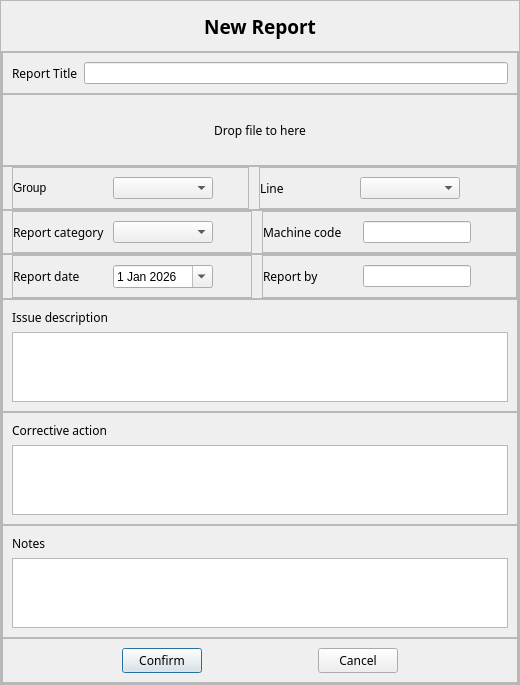
<?xml version="1.0" encoding="UTF-8"?>
<ui version="4.0">
 <class>Dialog</class>
 <widget class="QDialog" name="Dialog">
  <property name="geometry">
   <rect>
    <x>0</x>
    <y>0</y>
    <width>520</width>
    <height>665</height>
   </rect>
  </property>
  <property name="windowTitle">
   <string>Dialog</string>
  </property>
  <layout class="QHBoxLayout" name="horizontalLayout">
   <property name="spacing">
    <number>0</number>
   </property>
   <property name="leftMargin">
    <number>0</number>
   </property>
   <property name="topMargin">
    <number>0</number>
   </property>
   <property name="rightMargin">
    <number>0</number>
   </property>
   <property name="bottomMargin">
    <number>0</number>
   </property>
   <item>
    <widget class="QFrame" name="frame">
     <property name="frameShape">
      <enum>QFrame::StyledPanel</enum>
     </property>
     <property name="frameShadow">
      <enum>QFrame::Raised</enum>
     </property>
     <layout class="QVBoxLayout" name="verticalLayout">
      <property name="spacing">
       <number>0</number>
      </property>
      <property name="leftMargin">
       <number>0</number>
      </property>
      <property name="topMargin">
       <number>0</number>
      </property>
      <property name="rightMargin">
       <number>0</number>
      </property>
      <property name="bottomMargin">
       <number>0</number>
      </property>
      <item>
       <widget class="QLabel" name="label">
        <property name="sizePolicy">
         <sizepolicy hsizetype="Preferred" vsizetype="Minimum">
          <horstretch>0</horstretch>
          <verstretch>0</verstretch>
         </sizepolicy>
        </property>
        <property name="minimumSize">
         <size>
          <width>0</width>
          <height>50</height>
         </size>
        </property>
        <property name="maximumSize">
         <size>
          <width>16777215</width>
          <height>50</height>
         </size>
        </property>
        <property name="font">
         <font>
          <family>Rockwell</family>
          <pointsize>14</pointsize>
          <weight>75</weight>
          <bold>true</bold>
         </font>
        </property>
        <property name="text">
         <string>New Report</string>
        </property>
        <property name="alignment">
         <set>Qt::AlignCenter</set>
        </property>
       </widget>
      </item>
      <item>
       <widget class="QFrame" name="frame_2">
        <property name="acceptDrops">
         <bool>true</bool>
        </property>
        <property name="frameShape">
         <enum>QFrame::StyledPanel</enum>
        </property>
        <property name="frameShadow">
         <enum>QFrame::Raised</enum>
        </property>
        <layout class="QVBoxLayout" name="verticalLayout_2">
         <property name="spacing">
          <number>0</number>
         </property>
         <property name="leftMargin">
          <number>0</number>
         </property>
         <property name="topMargin">
          <number>0</number>
         </property>
         <property name="rightMargin">
          <number>0</number>
         </property>
         <property name="bottomMargin">
          <number>0</number>
         </property>
         <item>
          <widget class="QFrame" name="frame_3">
           <property name="frameShape">
            <enum>QFrame::StyledPanel</enum>
           </property>
           <property name="frameShadow">
            <enum>QFrame::Raised</enum>
           </property>
           <layout class="QHBoxLayout" name="horizontalLayout_2">
            <item>
             <widget class="QLabel" name="label_2">
              <property name="font">
               <font>
                <family>Rockwell</family>
               </font>
              </property>
              <property name="text">
               <string>Report Title</string>
              </property>
             </widget>
            </item>
            <item>
             <widget class="QLineEdit" name="report_title_lnedit">
              <property name="font">
               <font>
                <family>Segoe UI</family>
               </font>
              </property>
             </widget>
            </item>
           </layout>
          </widget>
         </item>
         <item>
          <widget class="QFrame" name="frame_4">
           <property name="frameShape">
            <enum>QFrame::StyledPanel</enum>
           </property>
           <property name="frameShadow">
            <enum>QFrame::Raised</enum>
           </property>
           <layout class="QHBoxLayout" name="horizontalLayout_13">
            <property name="spacing">
             <number>0</number>
            </property>
            <property name="leftMargin">
             <number>0</number>
            </property>
            <property name="topMargin">
             <number>0</number>
            </property>
            <property name="rightMargin">
             <number>0</number>
            </property>
            <property name="bottomMargin">
             <number>0</number>
            </property>
            <item>
             <widget class="QToolButton" name="drop_file_area_toolbtn">
              <property name="sizePolicy">
               <sizepolicy hsizetype="Expanding" vsizetype="Expanding">
                <horstretch>0</horstretch>
                <verstretch>0</verstretch>
               </sizepolicy>
              </property>
              <property name="minimumSize">
               <size>
                <width>0</width>
                <height>70</height>
               </size>
              </property>
              <property name="font">
               <font>
                <family>Rockwell</family>
               </font>
              </property>
              <property name="text">
               <string>Drop file to here</string>
              </property>
              <property name="toolButtonStyle">
               <enum>Qt::ToolButtonTextUnderIcon</enum>
              </property>
              <property name="autoRaise">
               <bool>true</bool>
              </property>
              <property name="arrowType">
               <enum>Qt::NoArrow</enum>
              </property>
             </widget>
            </item>
           </layout>
          </widget>
         </item>
         <item>
          <widget class="QFrame" name="frame_15">
           <property name="frameShape">
            <enum>QFrame::StyledPanel</enum>
           </property>
           <property name="frameShadow">
            <enum>QFrame::Raised</enum>
           </property>
           <layout class="QHBoxLayout" name="horizontalLayout_10">
            <property name="spacing">
             <number>10</number>
            </property>
            <property name="leftMargin">
             <number>9</number>
            </property>
            <property name="topMargin">
             <number>0</number>
            </property>
            <property name="rightMargin">
             <number>0</number>
            </property>
            <property name="bottomMargin">
             <number>0</number>
            </property>
            <item>
             <widget class="QFrame" name="frame_7">
              <property name="maximumSize">
               <size>
                <width>240</width>
                <height>16777215</height>
               </size>
              </property>
              <property name="frameShape">
               <enum>QFrame::StyledPanel</enum>
              </property>
              <property name="frameShadow">
               <enum>QFrame::Raised</enum>
              </property>
              <layout class="QHBoxLayout" name="horizontalLayout_4">
               <property name="spacing">
                <number>0</number>
               </property>
               <property name="leftMargin">
                <number>0</number>
               </property>
               <property name="topMargin">
                <number>9</number>
               </property>
               <property name="rightMargin">
                <number>0</number>
               </property>
               <property name="bottomMargin">
                <number>9</number>
               </property>
               <item>
                <widget class="QLabel" name="label_6">
                 <property name="minimumSize">
                  <size>
                   <width>100</width>
                   <height>0</height>
                  </size>
                 </property>
                 <property name="text">
                  <string>Group</string>
                 </property>
                </widget>
               </item>
               <item>
                <widget class="QComboBox" name="group_cbb">
                 <property name="minimumSize">
                  <size>
                   <width>100</width>
                   <height>0</height>
                  </size>
                 </property>
                 <property name="font">
                  <font>
                   <family>Segoe UI</family>
                  </font>
                 </property>
                </widget>
               </item>
               <item>
                <spacer name="horizontalSpacer_4">
                 <property name="orientation">
                  <enum>Qt::Horizontal</enum>
                 </property>
                 <property name="sizeType">
                  <enum>QSizePolicy::Maximum</enum>
                 </property>
                 <property name="sizeHint" stdset="0">
                  <size>
                   <width>35</width>
                   <height>20</height>
                  </size>
                 </property>
                </spacer>
               </item>
              </layout>
             </widget>
            </item>
            <item>
             <widget class="QFrame" name="frame_8">
              <property name="frameShape">
               <enum>QFrame::StyledPanel</enum>
              </property>
              <property name="frameShadow">
               <enum>QFrame::Raised</enum>
              </property>
              <layout class="QHBoxLayout" name="horizontalLayout_5">
               <property name="spacing">
                <number>0</number>
               </property>
               <property name="leftMargin">
                <number>0</number>
               </property>
               <property name="topMargin">
                <number>9</number>
               </property>
               <property name="rightMargin">
                <number>0</number>
               </property>
               <property name="bottomMargin">
                <number>9</number>
               </property>
               <item>
                <widget class="QLabel" name="label_7">
                 <property name="minimumSize">
                  <size>
                   <width>100</width>
                   <height>0</height>
                  </size>
                 </property>
                 <property name="font">
                  <font>
                   <family>Rockwell</family>
                  </font>
                 </property>
                 <property name="text">
                  <string>Line</string>
                 </property>
                </widget>
               </item>
               <item>
                <widget class="QComboBox" name="line_cbb">
                 <property name="minimumSize">
                  <size>
                   <width>100</width>
                   <height>0</height>
                  </size>
                 </property>
                 <property name="font">
                  <font>
                   <family>Segoe UI</family>
                  </font>
                 </property>
                </widget>
               </item>
               <item>
                <spacer name="horizontalSpacer_5">
                 <property name="orientation">
                  <enum>Qt::Horizontal</enum>
                 </property>
                 <property name="sizeHint" stdset="0">
                  <size>
                   <width>40</width>
                   <height>20</height>
                  </size>
                 </property>
                </spacer>
               </item>
              </layout>
             </widget>
            </item>
           </layout>
          </widget>
         </item>
         <item>
          <widget class="QFrame" name="frame_16">
           <property name="frameShape">
            <enum>QFrame::StyledPanel</enum>
           </property>
           <property name="frameShadow">
            <enum>QFrame::Raised</enum>
           </property>
           <layout class="QHBoxLayout" name="horizontalLayout_11">
            <property name="spacing">
             <number>10</number>
            </property>
            <property name="leftMargin">
             <number>9</number>
            </property>
            <property name="topMargin">
             <number>0</number>
            </property>
            <property name="rightMargin">
             <number>0</number>
            </property>
            <property name="bottomMargin">
             <number>0</number>
            </property>
            <item>
             <widget class="QFrame" name="frame_9">
              <property name="minimumSize">
               <size>
                <width>240</width>
                <height>0</height>
               </size>
              </property>
              <property name="maximumSize">
               <size>
                <width>240</width>
                <height>16777215</height>
               </size>
              </property>
              <property name="frameShape">
               <enum>QFrame::StyledPanel</enum>
              </property>
              <property name="frameShadow">
               <enum>QFrame::Raised</enum>
              </property>
              <layout class="QHBoxLayout" name="horizontalLayout_7">
               <property name="spacing">
                <number>0</number>
               </property>
               <property name="leftMargin">
                <number>0</number>
               </property>
               <property name="rightMargin">
                <number>0</number>
               </property>
               <item>
                <widget class="QLabel" name="label_8">
                 <property name="minimumSize">
                  <size>
                   <width>100</width>
                   <height>0</height>
                  </size>
                 </property>
                 <property name="font">
                  <font>
                   <family>Rockwell</family>
                  </font>
                 </property>
                 <property name="text">
                  <string>Report category</string>
                 </property>
                </widget>
               </item>
               <item>
                <widget class="QComboBox" name="report_type_cbb">
                 <property name="minimumSize">
                  <size>
                   <width>100</width>
                   <height>0</height>
                  </size>
                 </property>
                 <property name="font">
                  <font>
                   <family>Segoe UI</family>
                  </font>
                 </property>
                </widget>
               </item>
               <item>
                <spacer name="horizontalSpacer_7">
                 <property name="orientation">
                  <enum>Qt::Horizontal</enum>
                 </property>
                 <property name="sizeHint" stdset="0">
                  <size>
                   <width>40</width>
                   <height>20</height>
                  </size>
                 </property>
                </spacer>
               </item>
              </layout>
             </widget>
            </item>
            <item>
             <widget class="QFrame" name="frame_6">
              <property name="frameShape">
               <enum>QFrame::StyledPanel</enum>
              </property>
              <property name="frameShadow">
               <enum>QFrame::Raised</enum>
              </property>
              <layout class="QHBoxLayout" name="horizontalLayout_6">
               <property name="spacing">
                <number>0</number>
               </property>
               <property name="leftMargin">
                <number>0</number>
               </property>
               <property name="rightMargin">
                <number>0</number>
               </property>
               <item>
                <widget class="QLabel" name="label_5">
                 <property name="minimumSize">
                  <size>
                   <width>100</width>
                   <height>0</height>
                  </size>
                 </property>
                 <property name="font">
                  <font>
                   <family>Rockwell</family>
                  </font>
                 </property>
                 <property name="text">
                  <string>Machine code</string>
                 </property>
                </widget>
               </item>
               <item>
                <widget class="QLineEdit" name="machine_code">
                 <property name="font">
                  <font>
                   <family>Segoe UI</family>
                  </font>
                 </property>
                </widget>
               </item>
               <item>
                <spacer name="horizontalSpacer_6">
                 <property name="orientation">
                  <enum>Qt::Horizontal</enum>
                 </property>
                 <property name="sizeHint" stdset="0">
                  <size>
                   <width>40</width>
                   <height>20</height>
                  </size>
                 </property>
                </spacer>
               </item>
              </layout>
             </widget>
            </item>
           </layout>
          </widget>
         </item>
         <item>
          <widget class="QFrame" name="frame_17">
           <property name="frameShape">
            <enum>QFrame::StyledPanel</enum>
           </property>
           <property name="frameShadow">
            <enum>QFrame::Raised</enum>
           </property>
           <layout class="QHBoxLayout" name="horizontalLayout_12">
            <property name="spacing">
             <number>10</number>
            </property>
            <property name="leftMargin">
             <number>9</number>
            </property>
            <property name="topMargin">
             <number>0</number>
            </property>
            <property name="rightMargin">
             <number>0</number>
            </property>
            <property name="bottomMargin">
             <number>0</number>
            </property>
            <item>
             <widget class="QFrame" name="frame_5">
              <property name="minimumSize">
               <size>
                <width>240</width>
                <height>0</height>
               </size>
              </property>
              <property name="maximumSize">
               <size>
                <width>240</width>
                <height>16777215</height>
               </size>
              </property>
              <property name="frameShape">
               <enum>QFrame::StyledPanel</enum>
              </property>
              <property name="frameShadow">
               <enum>QFrame::Raised</enum>
              </property>
              <layout class="QHBoxLayout" name="horizontalLayout_8">
               <property name="spacing">
                <number>0</number>
               </property>
               <property name="leftMargin">
                <number>0</number>
               </property>
               <property name="rightMargin">
                <number>0</number>
               </property>
               <item>
                <widget class="QLabel" name="label_4">
                 <property name="minimumSize">
                  <size>
                   <width>100</width>
                   <height>0</height>
                  </size>
                 </property>
                 <property name="font">
                  <font>
                   <family>Rockwell</family>
                  </font>
                 </property>
                 <property name="text">
                  <string>Report date</string>
                 </property>
                </widget>
               </item>
               <item>
                <widget class="QDateEdit" name="dateEdit">
                 <property name="minimumSize">
                  <size>
                   <width>100</width>
                   <height>0</height>
                  </size>
                 </property>
                 <property name="font">
                  <font>
                   <family>Segoe UI</family>
                  </font>
                 </property>
                 <property name="calendarPopup">
                  <bool>true</bool>
                 </property>
                 <property name="date">
                  <date>
                   <year>2026</year>
                   <month>1</month>
                   <day>1</day>
                  </date>
                 </property>
                </widget>
               </item>
               <item>
                <spacer name="horizontalSpacer_8">
                 <property name="orientation">
                  <enum>Qt::Horizontal</enum>
                 </property>
                 <property name="sizeHint" stdset="0">
                  <size>
                   <width>40</width>
                   <height>20</height>
                  </size>
                 </property>
                </spacer>
               </item>
              </layout>
             </widget>
            </item>
            <item>
             <widget class="QFrame" name="frame_12">
              <property name="frameShape">
               <enum>QFrame::StyledPanel</enum>
              </property>
              <property name="frameShadow">
               <enum>QFrame::Raised</enum>
              </property>
              <layout class="QHBoxLayout" name="horizontalLayout_3">
               <property name="spacing">
                <number>0</number>
               </property>
               <property name="leftMargin">
                <number>0</number>
               </property>
               <property name="rightMargin">
                <number>0</number>
               </property>
               <property name="bottomMargin">
                <number>9</number>
               </property>
               <item>
                <widget class="QLabel" name="label_11">
                 <property name="minimumSize">
                  <size>
                   <width>100</width>
                   <height>0</height>
                  </size>
                 </property>
                 <property name="font">
                  <font>
                   <family>Rockwell</family>
                  </font>
                 </property>
                 <property name="text">
                  <string>Report by</string>
                 </property>
                </widget>
               </item>
               <item>
                <widget class="QLineEdit" name="lineEdit_2">
                 <property name="font">
                  <font>
                   <family>Segoe UI</family>
                  </font>
                 </property>
                </widget>
               </item>
               <item>
                <spacer name="horizontalSpacer_9">
                 <property name="orientation">
                  <enum>Qt::Horizontal</enum>
                 </property>
                 <property name="sizeHint" stdset="0">
                  <size>
                   <width>40</width>
                   <height>20</height>
                  </size>
                 </property>
                </spacer>
               </item>
              </layout>
             </widget>
            </item>
           </layout>
          </widget>
         </item>
         <item>
          <widget class="QFrame" name="frame_10">
           <property name="frameShape">
            <enum>QFrame::StyledPanel</enum>
           </property>
           <property name="frameShadow">
            <enum>QFrame::Raised</enum>
           </property>
           <layout class="QVBoxLayout" name="verticalLayout_4">
            <item>
             <widget class="QLabel" name="label_9">
              <property name="font">
               <font>
                <family>Rockwell</family>
               </font>
              </property>
              <property name="text">
               <string>Issue description</string>
              </property>
             </widget>
            </item>
            <item>
             <widget class="QTextEdit" name="textEdit_2">
              <property name="sizePolicy">
               <sizepolicy hsizetype="Preferred" vsizetype="Preferred">
                <horstretch>0</horstretch>
                <verstretch>0</verstretch>
               </sizepolicy>
              </property>
              <property name="font">
               <font>
                <family>Segoe UI</family>
               </font>
              </property>
             </widget>
            </item>
           </layout>
          </widget>
         </item>
         <item>
          <widget class="QFrame" name="frame_11">
           <property name="frameShape">
            <enum>QFrame::StyledPanel</enum>
           </property>
           <property name="frameShadow">
            <enum>QFrame::Raised</enum>
           </property>
           <layout class="QVBoxLayout" name="verticalLayout_5">
            <item>
             <widget class="QLabel" name="label_10">
              <property name="font">
               <font>
                <family>Rockwell</family>
               </font>
              </property>
              <property name="text">
               <string>Corrective action</string>
              </property>
             </widget>
            </item>
            <item>
             <widget class="QTextEdit" name="textEdit_3">
              <property name="sizePolicy">
               <sizepolicy hsizetype="Preferred" vsizetype="Preferred">
                <horstretch>0</horstretch>
                <verstretch>0</verstretch>
               </sizepolicy>
              </property>
              <property name="font">
               <font>
                <family>Segoe UI</family>
               </font>
              </property>
             </widget>
            </item>
           </layout>
          </widget>
         </item>
         <item>
          <widget class="QFrame" name="frame_13">
           <property name="frameShape">
            <enum>QFrame::StyledPanel</enum>
           </property>
           <property name="frameShadow">
            <enum>QFrame::Raised</enum>
           </property>
           <layout class="QVBoxLayout" name="verticalLayout_6">
            <item>
             <widget class="QLabel" name="label_12">
              <property name="font">
               <font>
                <family>Rockwell</family>
               </font>
              </property>
              <property name="text">
               <string>Notes</string>
              </property>
             </widget>
            </item>
            <item>
             <widget class="QTextEdit" name="textEdit_4">
              <property name="sizePolicy">
               <sizepolicy hsizetype="Preferred" vsizetype="Preferred">
                <horstretch>0</horstretch>
                <verstretch>0</verstretch>
               </sizepolicy>
              </property>
              <property name="font">
               <font>
                <family>Segoe UI</family>
               </font>
              </property>
             </widget>
            </item>
           </layout>
          </widget>
         </item>
         <item>
          <widget class="QFrame" name="frame_14">
           <property name="frameShape">
            <enum>QFrame::StyledPanel</enum>
           </property>
           <property name="frameShadow">
            <enum>QFrame::Raised</enum>
           </property>
           <layout class="QHBoxLayout" name="horizontalLayout_9">
            <item>
             <spacer name="horizontalSpacer">
              <property name="orientation">
               <enum>Qt::Horizontal</enum>
              </property>
              <property name="sizeHint" stdset="0">
               <size>
                <width>40</width>
                <height>20</height>
               </size>
              </property>
             </spacer>
            </item>
            <item>
             <widget class="QPushButton" name="pushButton">
              <property name="font">
               <font>
                <family>Rockwell</family>
               </font>
              </property>
              <property name="text">
               <string>Confirm</string>
              </property>
             </widget>
            </item>
            <item>
             <spacer name="horizontalSpacer_3">
              <property name="orientation">
               <enum>Qt::Horizontal</enum>
              </property>
              <property name="sizeHint" stdset="0">
               <size>
                <width>40</width>
                <height>20</height>
               </size>
              </property>
             </spacer>
            </item>
            <item>
             <widget class="QPushButton" name="pushButton_2">
              <property name="font">
               <font>
                <family>Rockwell</family>
               </font>
              </property>
              <property name="text">
               <string>Cancel</string>
              </property>
             </widget>
            </item>
            <item>
             <spacer name="horizontalSpacer_2">
              <property name="orientation">
               <enum>Qt::Horizontal</enum>
              </property>
              <property name="sizeHint" stdset="0">
               <size>
                <width>40</width>
                <height>20</height>
               </size>
              </property>
             </spacer>
            </item>
           </layout>
          </widget>
         </item>
        </layout>
       </widget>
      </item>
     </layout>
    </widget>
   </item>
  </layout>
 </widget>
 <resources/>
 <connections/>
</ui>
